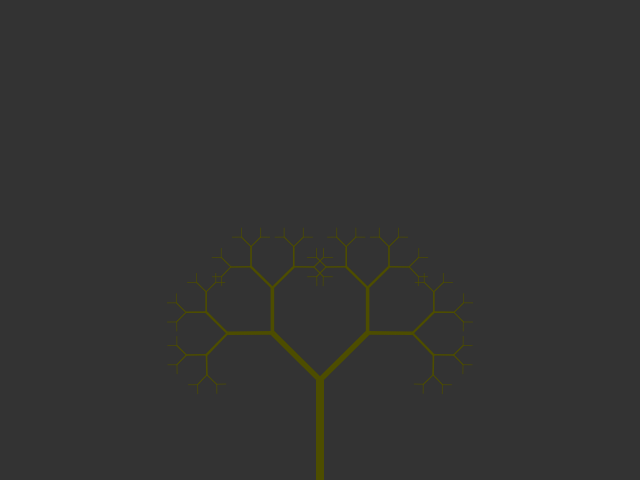
Frame 1 (no input)
Frame 60 (no input): identical to frame 1, image omitted
Frame 120 (the mouse pressed at the canvas centre since frame 60): identical to frame 1, image omitted

The p5.js sketch that drew this single still picture (run headless with seeded random() and noise() and a simulated clock; from frame 60 on, the mouse is pressed at the canvas centre):

// p5.js sketch
// ── sketch.js
var slider;
var angle;
var c;
var w;
function setup() {
  createCanvas(640, 480);
  stroke(255);
  slider = createSlider(0, PI/2.5, PI/4, 0.01);
}

function draw() {
  background(51);
  angle = slider.value();
  c = map(angle, 0, PI/2.5, 0, 123);
  fill(c, c, 0);
  translate(width/2, height);
  branch(100);
}

function branch(len)
{
  w = map(len, 0, 100, 0, 8);
  strokeWeight(w);
  stroke(c, c, 0);
  line(0, 0, 0, -len);
  if(len > 10){
    push();
    translate(0, -len);
    rotate(angle);
    branch(len*0.67)
    pop();
    push();
    translate(0, -len);
    rotate(-angle);
    branch(len*0.67);
    pop();
  }
}
